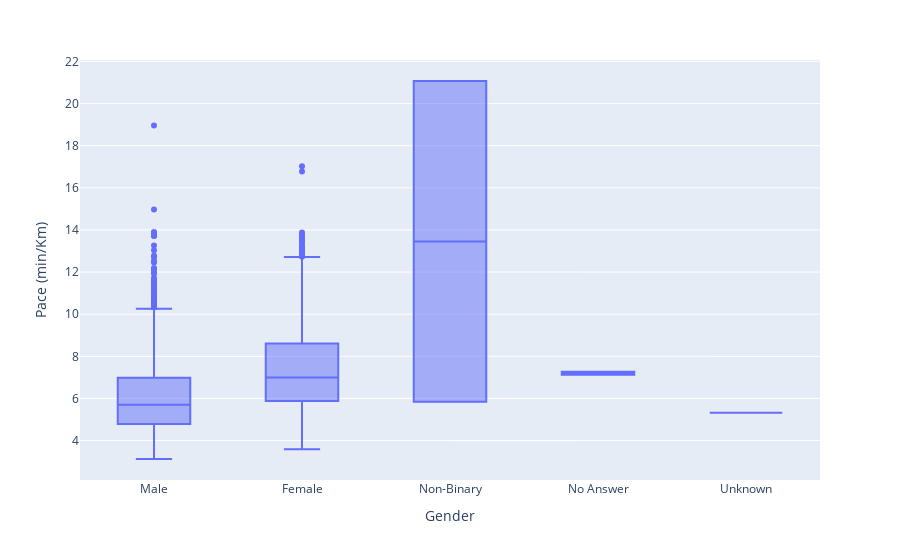

Notebook source saved alongside this figure:
### Code cell
#Boxplot for Pace
fig4 = px.box(df, x="Gender", y="Pace (min/Km)")
fig4.show()

# Export the image to a BytesIO object
img_bytes_speed2 = pio.to_image(fig4, format='png')

# Display the image in the notebook using IPython's Image class
Image(img_bytes_speed2)

### Figure 1 — Plotly figure (JSON) as saved in the notebook; plotly's stock layout.template omitted (floating-point values rounded to 4 significant figures; data arrays with more than 128 entries replaced by an {"elided": "..."} marker saying what was removed)
{"data": [{"alignmentgroup": "True", "hovertemplate": "Gender=%{x}<br>Pace (min/Km)=%{y}<extra></extra>", "legendgroup": "", "marker": {"color": "#636efa"}, "name": "", "notched": false, "offsetgroup": "", "orientation": "v", "showlegend": false, "type": "box", "x": {"elided": "4051 str values"}, "x0": " ", "xaxis": "x", "y": {"elided": "4051 float values"}, "y0": " ", "yaxis": "y"}], "layout": {"boxmode": "group", "legend": {"tracegroupgap": 0}, "margin": {"t": 60}, "xaxis": {"anchor": "y", "domain": [0, 1], "title": {"text": "Gender"}}, "yaxis": {"anchor": "x", "domain": [0, 1], "title": {"text": "Pace (min/Km)"}}}}
